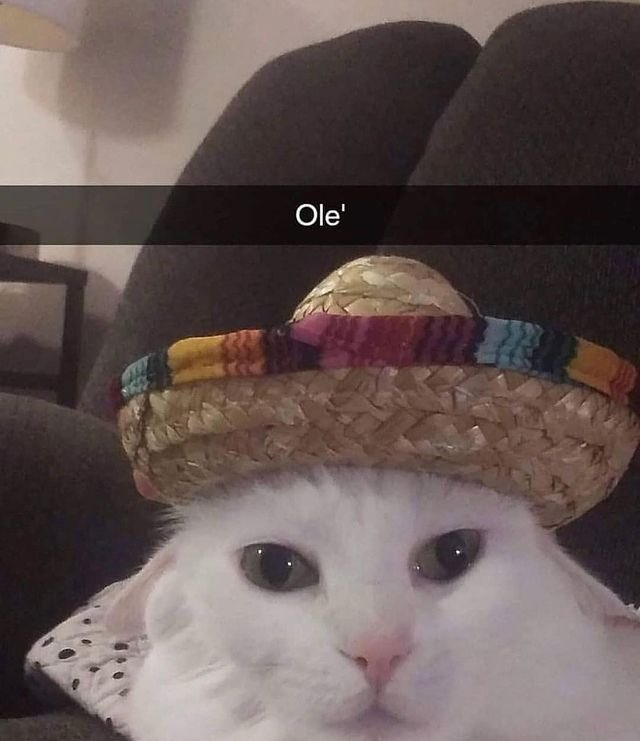
#> input picture code/ImgTest.jpg, 640 x 741 px, found by its file name
$ python mosaic_old.py
#> lines starting #> are read from the running program, lines starting #| are printed output that depends on the picture
from PIL import Image, ImageOps # Python Imaging Library
import numpy as np # Numpy for numerical operations
import os # For path handling
import glob # For file handling
from scipy import spatial # For KDTree
import random
import time # For timing

def load_image(source: str) -> np.ndarray:
    ''' Opens an image from specified source and returns a numpy array with image rgb data '''
#> called with source = 'code/old/ImgTest.jpg'

    with Image.open(source) as source:
#> source is the input picture: PIL image 640x741 RGB; mean R, G, B 101.9, 87.2, 85
        array = np.asarray(source)
    return array

def resize_image(image: Image, size: tuple) -> np.ndarray:
    '''Takes an image and resizes to a given size (width, height) as passed to the size parameter '''

    resized_image = ImageOps.fit(image, size, Image.LANCZOS, centering=(0.5, 0.5))
    return np.array(resized_image)

# Current directory to handle images locations
CWD = os.getcwd()

start_time = time.time()
print('Starting...')

image_in_location = os.path.join(CWD, 'ImgTest.jpg')
image_in = load_image(image_in_location)

width = image_in.shape[0]
#> width = 741
height = image_in.shape[1]
#> height = 640

target_res = (100, 100) ## Number of images to make up final image (width, height)

mos_template = image_in[::(height//target_res[0]),::(height//target_res[1])] ## Create a mosaic template
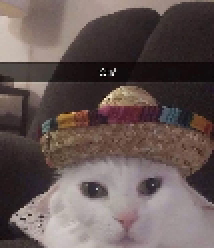
#> mos_template: shape (124, 107, 3) (shown 2 times larger); mean R, G, B 102, 87.3, 85.1
mos_template[:,:, -1].size ## Number of pixels in the mosaic template


print('Loading images...')

images = []
dataset_location = os.path.join(CWD, 'dataset', 'DIV2K_train_LR_bicubic', 'X2', '*')
mosaic_size = (40, 40) ## Defines size of each mosiac image

## Load images from the dataset as numpy arrays
for file in glob.glob(dataset_location):
    im = load_image(file)
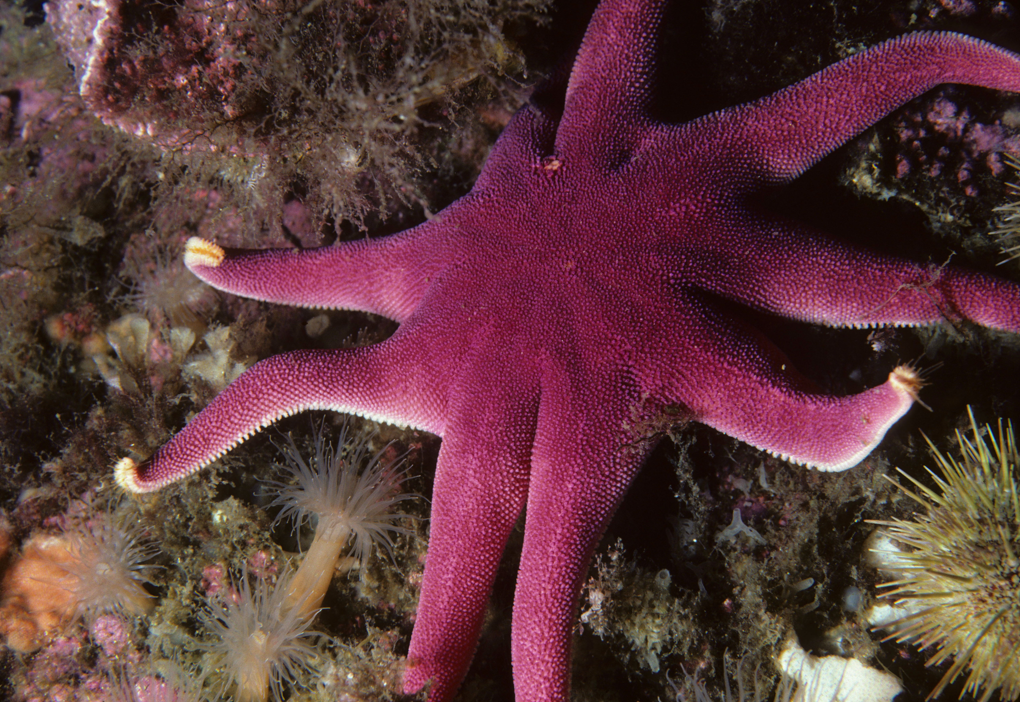
#> input picture code/dataset/DIV2K_train_LR_bicubic/X2/0001x2.png, 1020 x 702 px
#> in load_image, source is the input picture: PIL image 1020x702 RGB; mean R, G, B 91.5, 55.7, 58.4
    images.append(im)

images = [i for i in images if i.ndim==3] ## Remove any images that are not RGB
#> images = 1 item
images = [resize_image(Image.fromarray(i), mosaic_size) for i in images]
#> in resize_image, `resized_image = ImageOps.fit(image, size, Image.LANCZOS, centering=(0...`:
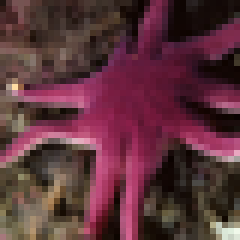
#> resized_image: PIL image 40x40 RGB (shown 6 times larger); mean R, G, B 92.7, 51.1, 59
images_array = np.asarray(images)
images_array.shape
image_values = np.apply_over_axes(np.mean, images_array, [1,2]).reshape(len(images),3) ## Calculate the mean of each image and reshape to 3D array
#> image_values = [[92.7, 51.08, 58.98]]
tree = spatial.KDTree(image_values) ## Create a KDTree for the image values


print('Finding matches...')

image_idx = np.zeros(target_res, dtype=np.uint32) ## Create an empty array to store the index of the image to use for each pixel in the mosaic

## For each pixel in the mosaic template, find the closest match in the dataset and store the index
for i in range(target_res[0]):
    for j in range(target_res[1]):

        template = mos_template[i, j]

        match = tree.query(template, k=40)
        pick = random.randint(0, 39)
        image_idx[i, j] = match[1][pick]
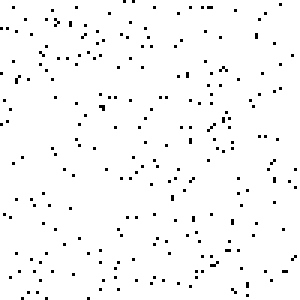
#> image_idx: shape (100, 100) uint32 (shown 3 times larger); values 0 (black) and 1 (white), 97.4% white; black in thin lines or dots


image_out = Image.new('RGB', (mosaic_size[0]*target_res[0], mosaic_size[1]*target_res[1])) ## Create a new image to store the final mosaic
#> image_out: PIL image 4000x4000 RGB; every value is 0

print('Creating mosaic...')
## For each pixel in the mosaic, paste the corresponding image from the dataset
for i in range(target_res[0]):
    for j in range(target_res[1]):
#> (the run stopped early here; a loop or call above may not have finished)
